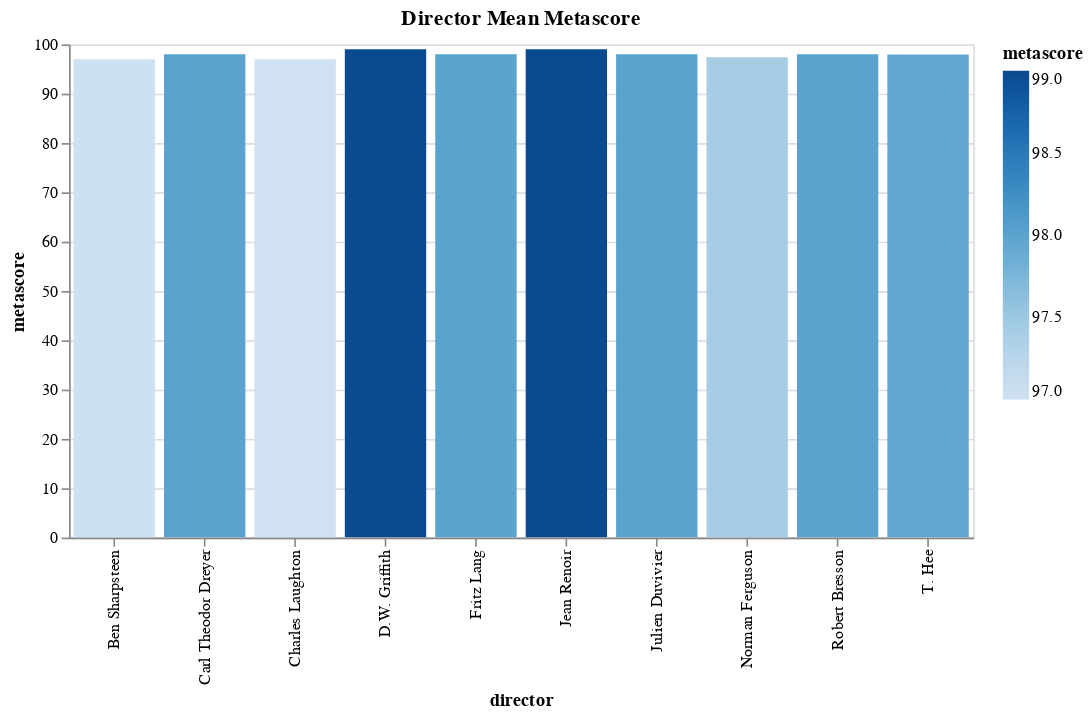

Write notebook code for a chart like this one.
### Code cell
bar = alt.Chart(director_mean_metascore).mark_bar().encode(
    x='director',
    y='metascore',
    color=alt.Color('metascore', scale=alt.Scale(scheme='blues')),
    tooltip=['director', 'metascore', 'num_reviews']
).properties(
    width=alt.Step(55),
    height=300,
    title='Director Mean Metascore',
).interactive()

bar

### Figure 1 — Vega-Lite specification as saved in the notebook (floating-point values rounded to 4 significant figures)
{"config": {"view": {"continuousWidth": 300, "continuousHeight": 300}}, "data": {"name": "data-a7485bd0ae6bdcfeaa35fea7f44e0403"}, "mark": {"type": "bar"}, "encoding": {"color": {"field": "metascore", "scale": {"scheme": "blues"}, "type": "quantitative"}, "tooltip": [{"field": "director", "type": "nominal"}, {"field": "metascore", "type": "quantitative"}, {"field": "num_reviews", "type": "quantitative"}], "x": {"field": "director", "type": "nominal"}, "y": {"field": "metascore", "type": "quantitative"}}, "height": 300, "params": [{"name": "param_1", "select": {"type": "interval", "encodings": ["x", "y"]}, "bind": "scales"}], "title": "Director Mean Metascore", "width": {"step": 55}, "$schema": "https://vega.github.io/schema/vega-lite/v5.20.1.json", "datasets": {"data-a7485bd0ae6bdcfeaa35fea7f44e0403": [{"director": "D.W. Griffith", "metascore": 99.0, "num_reviews": 36}, {"director": "Jean Renoir", "metascore": 99.0, "num_reviews": 44}, {"director": "Robert Bresson", "metascore": 98.0, "num_reviews": 32}, {"director": "Julien Duvivier", "metascore": 98.0, "num_reviews": 39}, {"director": "Carl Theodor Dreyer", "metascore": 98.0, "num_reviews": 72}, {"director": "Fritz Lang", "metascore": 98.0, "num_reviews": 80}, {"director": "T. Hee", "metascore": 97.96, "num_reviews": 505}, {"director": "Norman Ferguson", "metascore": 97.41, "num_reviews": 703}, {"director": "Ben Sharpsteen", "metascore": 97.01, "num_reviews": 985}, {"director": "Charles Laughton", "metascore": 97.0, "num_reviews": 184}]}}
